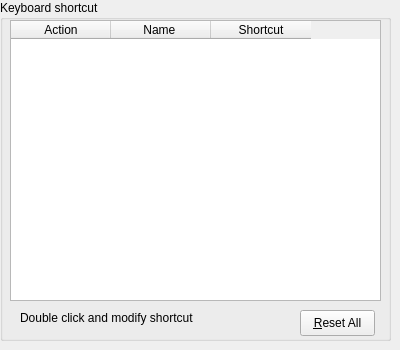
   <widget class="QWidget" name="page_6">
    <widget class="QGroupBox" name="groupBox_10">
     <property name="geometry">
      <rect>
       <x>0</x>
       <y>0</y>
       <width>391</width>
       <height>341</height>
      </rect>
     </property>
     <property name="title">
      <string>Keyboard shortcut</string>
     </property>
     <widget class="QTableWidget" name="twsc">
      <property name="geometry">
       <rect>
        <x>10</x>
        <y>20</y>
        <width>371</width>
        <height>281</height>
       </rect>
      </property>
      <property name="styleSheet">
       <string notr="true"/>
      </property>
      <property name="editTriggers">
       <set>QAbstractItemView::NoEditTriggers</set>
      </property>
      <property name="alternatingRowColors">
       <bool>true</bool>
      </property>
      <property name="selectionMode">
       <enum>QAbstractItemView::SingleSelection</enum>
      </property>
      <property name="selectionBehavior">
       <enum>QAbstractItemView::SelectRows</enum>
      </property>
      <property name="sortingEnabled">
       <bool>true</bool>
      </property>
      <column>
       <property name="text">
        <string>Action</string>
       </property>
      </column>
      <column>
       <property name="text">
        <string>Name </string>
       </property>
      </column>
      <column>
       <property name="text">
        <string>Shortcut</string>
       </property>
      </column>
     </widget>
     <widget class="QPushButton" name="pushButton">
      <property name="geometry">
       <rect>
        <x>300</x>
        <y>310</y>
        <width>75</width>
        <height>26</height>
       </rect>
      </property>
      <property name="text">
       <string>&amp;Reset All</string>
      </property>
     </widget>
     <widget class="QLabel" name="label_2">
      <property name="geometry">
       <rect>
        <x>20</x>
        <y>310</y>
        <width>241</width>
        <height>16</height>
       </rect>
      </property>
      <property name="text">
       <string>Double click and modify shortcut</string>
      </property>
     </widget>
    </widget>
   </widget>
